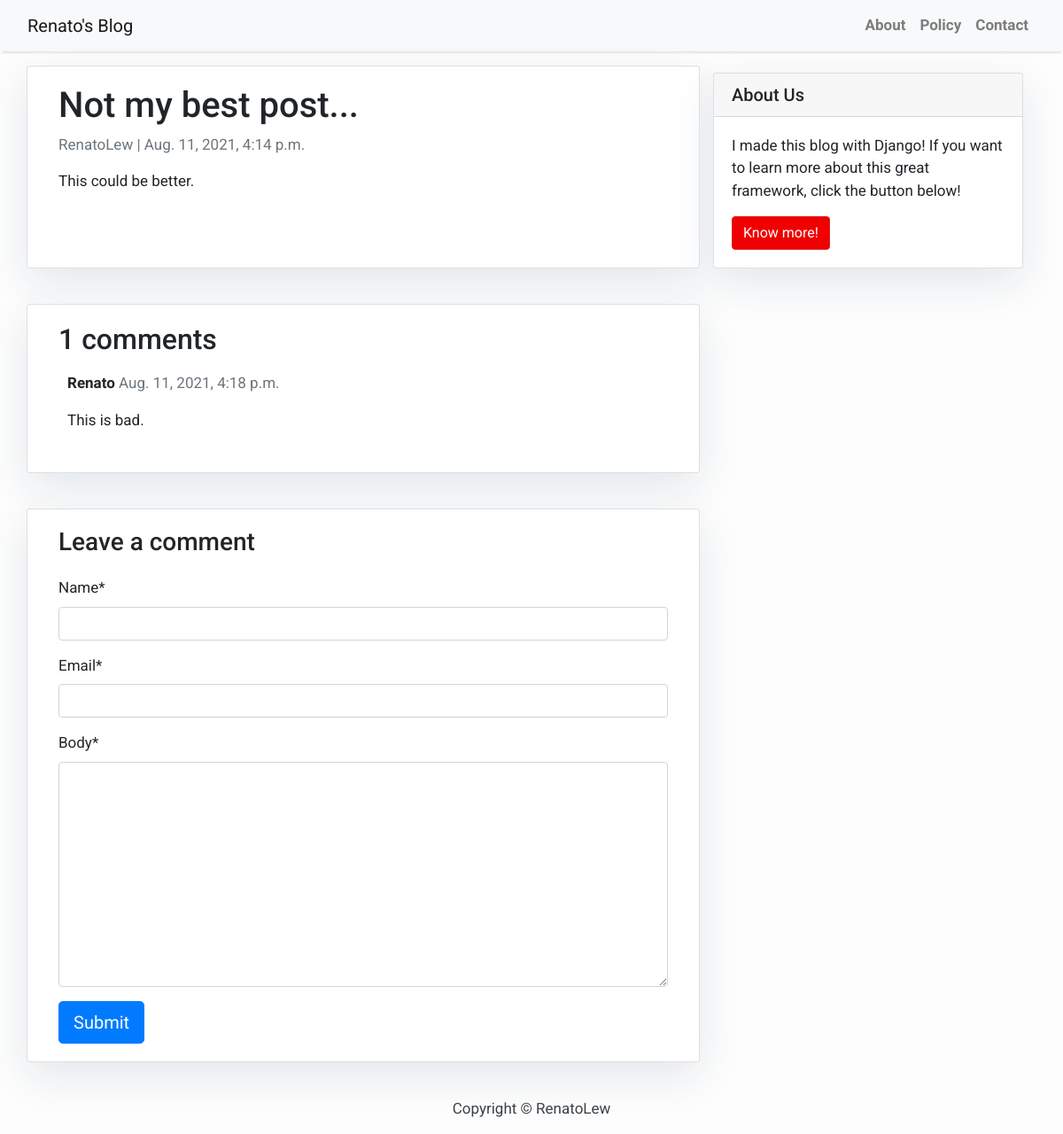
The page /not-my-best-post/ on the database its author committed.
### blog/models.py (models this page shows, shortened)
class Post(models.Model):
    title = models.CharField(max_length=200, unique=True)
    slug = models.SlugField(max_length=200, unique=True)
    author = models.ForeignKey(User, on_delete=models.CASCADE, related_name='blog_posts')
    updated_on = models.DateTimeField(auto_now=True)
    content = models.TextField()
    created_on = models.DateTimeField(auto_now_add=True)
    status = models.IntegerField(choices=STATUS, default=0)
    class Meta:
        ordering = ['-created_on']

class Comment(models.Model):
    post = models.ForeignKey(Post, on_delete=models.CASCADE, related_name='comments')
    name = models.CharField(max_length=80)
    email = models.EmailField()
    body = models.TextField()
    created_on = models.DateTimeField(auto_now_add=True)
    active = models.BooleanField(default=False)
    class Meta:
        ordering = ['-created_on']

### blog/views.py (the view)
# urls.py: path('<slug:slug>/', views.post_detail, name='post_detail')
def post_detail(request, slug):
    template_name = 'post_detail.html'
    post = get_object_or_404(Post, slug=slug)
    comments = post.comments.filter(active=True)
    new_comment = None
    if request.method == 'POST':
        comment_form = CommentForm(data=request.POST)
        if comment_form.is_valid():
            new_comment = comment_form.save(commit=False)
            new_comment.post = post
            new_comment.save()
    else:
        comment_form = CommentForm()
    return render(request, template_name, { 'post': post,
                                            'comments': comments,
                                            'new_comment': new_comment,
                                            'comment_form': comment_form})

### blog/forms.py
class CommentForm(forms.ModelForm):
    class Meta:
        model = Comment
        fields = ('name', 'email', 'body')

### templates/post_detail.html (shortened to what this page needs)
{% extends 'base.html' %} {% block content %} {% load crispy_forms_tags %}
<div class="container">
  <div class="row">
    <div class="col-md-8 card mb-4  mt-3 left  top">
      <div class="card-body">
        <h1>{% block title %} {{ post.title }} {% endblock title %}</h1>
        <p class=" text-muted">{{ post.author }} | {{ post.created_on }}</p>
        <p class="card-text ">{{ post.content | safe }}</p>
      </div>
    </div>
    {% block sidebar %} {% include 'sidebar.html' %} {% endblock sidebar %}
    <div class="col-md-8 card mb-4  mt-3 ">
      <div class="card-body">
        <h2>{{ comments.count }} comments</h2>
        {% for comment in comments %}
        <div class="comments" style="padding: 10px;">
          <p class="font-weight-bold">
            {{ comment.name }}
            <span class=" text-muted font-weight-normal">
              {{ comment.created_on }}
            </span>
          </p>
          {{ comment.body | linebreaks }}
        </div>
        {% endfor %}
      </div>
    </div>
    <div class="col-md-8 card mb-4  mt-3 ">
      <div class="card-body">
        {% if new_comment %}
        <div class="alert alert-success" role="alert">
          Your comment is awaiting moderation
        </div>
        {% else %}
        <h3>Leave a comment</h3>
        <form method="post" style="margin-top: 1.3em;">
          {{ comment_form | crispy }}
          <button type="submit" class="btn btn-primary  btn-lg">Submit</button>
        </form>
        {% endif %}
      </div>
    </div>
  </div>
</div>
{% endblock content %}

### templates/base.html (style rules this page uses)
body { font-family: "Roboto", sans-serif; font-size: 17px; background-color: #fdfdfd; }

### templates/sidebar.html (style rules this page uses)
.card { box-shadow: 0 16px 48px #E3E7EB; }

### rows shown on the page
Post: title "Not my best post...", author "RenatoLew", created_on "Aug. 11, 2021, 4:14 p.m.", content "This could be better."
Comment: name "Renato", created_on "Aug. 11, 2021, 4:18 p.m.", body "This is bad."

### other values the page prints
{{ comments.count }} "1"
